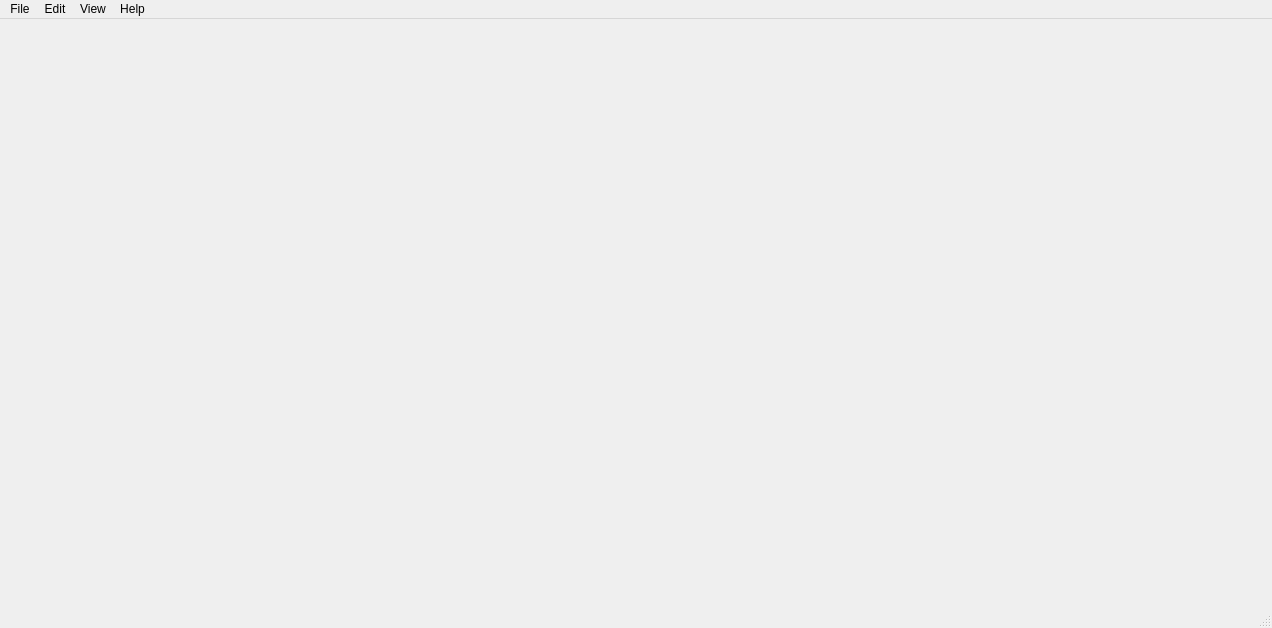
<?xml version="1.0" encoding="UTF-8"?>
<ui version="4.0">
 <class>mainWindow</class>
 <widget class="QMainWindow" name="mainWindow">
  <property name="geometry">
   <rect>
    <x>0</x>
    <y>0</y>
    <width>1272</width>
    <height>628</height>
   </rect>
  </property>
  <property name="windowTitle">
   <string>Stanford Artificial Retina Project | Retina Chip v1.0 Experimental Visualization</string>
  </property>
  <widget class="QWidget" name="centralwidget">
   <layout class="QHBoxLayout" name="horizontalLayout_2">
    <item>
     <layout class="QVBoxLayout" name="verticalLayout" stretch="7,3">
      <item>
       <layout class="QHBoxLayout" name="horizontalLayout_top" stretch="1,1">
        <item>
         <widget class="PlotWidget" name="arrayMap" native="true">
          <widget class="QPushButton" name="modeButton">
           <property name="geometry">
            <rect>
             <x>258</x>
             <y>350</y>
             <width>100</width>
             <height>32</height>
            </rect>
           </property>
           <property name="maximumSize">
            <size>
             <width>100</width>
             <height>32</height>
            </size>
           </property>
           <property name="text">
            <string>Summary</string>
           </property>
          </widget>
         </widget>
        </item>
        <item>
         <layout class="QGridLayout" name="channelTracesGrid"/>
        </item>
       </layout>
      </item>
      <item>
       <layout class="QHBoxLayout" name="horizontalLayout_bottom">
        <item>
         <widget class="PlotWidget" name="miniMap" native="true"/>
        </item>
        <item>
         <layout class="QHBoxLayout" name="horizontalLayout">
          <item>
           <widget class="PlotWidget" name="noiseHistogram" native="true"/>
          </item>
          <item>
           <widget class="PlotWidget" name="spikeRatePlot" native="true"/>
          </item>
         </layout>
        </item>
       </layout>
      </item>
     </layout>
    </item>
   </layout>
  </widget>
  <widget class="QStatusBar" name="statusbar"/>
  <widget class="QMenuBar" name="menubar">
   <property name="geometry">
    <rect>
     <x>0</x>
     <y>0</y>
     <width>1272</width>
     <height>24</height>
    </rect>
   </property>
   <widget class="QMenu" name="menuFile">
    <property name="title">
     <string>File</string>
    </property>
    <addaction name="actionUpdateSession"/>
   </widget>
   <widget class="QMenu" name="menuEdit">
    <property name="title">
     <string>Edit</string>
    </property>
    <addaction name="actionPreferences"/>
    <addaction name="actionAnalysisParameters"/>
   </widget>
   <widget class="QMenu" name="menuView">
    <property name="title">
     <string>View</string>
    </property>
    <addaction name="actionIndividualChannelInfo"/>
    <addaction name="actionListElectrodesInfo"/>
    <addaction name="separator"/>
    <addaction name="actionGUIProfiler"/>
   </widget>
   <widget class="QMenu" name="menuHelp">
    <property name="title">
     <string>Help</string>
    </property>
    <addaction name="actionDocumentation"/>
   </widget>
   <addaction name="menuFile"/>
   <addaction name="menuEdit"/>
   <addaction name="menuView"/>
   <addaction name="menuHelp"/>
  </widget>
  <action name="actionUpdateSession">
   <property name="text">
    <string>New session...</string>
   </property>
  </action>
  <action name="actionLoad_real_time_stream">
   <property name="text">
    <string>Load real-time stream...</string>
   </property>
  </action>
  <action name="action_changeLayout">
   <property name="text">
    <string>Change visualization style...</string>
   </property>
  </action>
  <action name="actionDocumentation">
   <property name="text">
    <string>Documentation</string>
   </property>
  </action>
  <action name="actionParameter_1">
   <property name="text">
    <string>Parameter 1</string>
   </property>
  </action>
  <action name="actionParameter_2">
   <property name="text">
    <string>Parameter 2</string>
   </property>
  </action>
  <action name="actionParameter_3">
   <property name="text">
    <string>Parameter 3</string>
   </property>
  </action>
  <action name="actionPreferences">
   <property name="text">
    <string>Session parameters...</string>
   </property>
  </action>
  <action name="actionAnalysisParameters">
   <property name="text">
    <string>GUI preferences...</string>
   </property>
  </action>
  <action name="actionSave">
   <property name="text">
    <string>Save</string>
   </property>
  </action>
  <action name="actionExport_to">
   <property name="text">
    <string>Export to...</string>
   </property>
  </action>
  <action name="actionParameter_4">
   <property name="text">
    <string>Toggle highlight spikes</string>
   </property>
  </action>
  <action name="actionParameter_5">
   <property name="text">
    <string>Toggle auto axis</string>
   </property>
  </action>
  <action name="actionParameter_6">
   <property name="text">
    <string>Parameter 1</string>
   </property>
  </action>
  <action name="actionParameter_7">
   <property name="text">
    <string>Parameter 2</string>
   </property>
  </action>
  <action name="actionParameter">
   <property name="text">
    <string>Parameter 3</string>
   </property>
  </action>
  <action name="actionParameter_8">
   <property name="text">
    <string>Parameter 1</string>
   </property>
  </action>
  <action name="actionParameter_9">
   <property name="text">
    <string>Parameter 2</string>
   </property>
  </action>
  <action name="actionParameter_10">
   <property name="text">
    <string>Parameter 3</string>
   </property>
  </action>
  <action name="action_tl_arraymap">
   <property name="text">
    <string>Array Map</string>
   </property>
  </action>
  <action name="action_tr_arraymap">
   <property name="text">
    <string>Array Map</string>
   </property>
  </action>
  <action name="action_bl_arraymap">
   <property name="text">
    <string>Array Map</string>
   </property>
  </action>
  <action name="action_br_arraymap_2">
   <property name="text">
    <string>Array Map</string>
   </property>
  </action>
  <action name="action_tl_channels">
   <property name="text">
    <string>Channel Traces</string>
   </property>
  </action>
  <action name="action_bl_channels">
   <property name="text">
    <string>Channel Traces</string>
   </property>
  </action>
  <action name="action_br_channels_2">
   <property name="text">
    <string>Channel Traces</string>
   </property>
  </action>
  <action name="action_tl_spikerate">
   <property name="text">
    <string>Spike Rate Plot</string>
   </property>
  </action>
  <action name="action_tl_electrodeminimap">
   <property name="text">
    <string>Electrode Minimap</string>
   </property>
  </action>
  <action name="action_hierlemann">
   <property name="text">
    <string>Hierlemann</string>
   </property>
  </action>
  <action name="action_modifiedhierlemann">
   <property name="text">
    <string>Modified Hierlemann</string>
   </property>
  </action>
  <action name="action_Highpass">
   <property name="text">
    <string>Highpass</string>
   </property>
  </action>
  <action name="actionSpike_detection">
   <property name="text">
    <string>Spike detection...</string>
   </property>
  </action>
  <action name="action_npz">
   <property name="text">
    <string>Numpy file (.npz)</string>
   </property>
  </action>
  <action name="action_mat">
   <property name="text">
    <string>MATLAB file (.mat)</string>
   </property>
  </action>
  <action name="action_save_npz">
   <property name="text">
    <string>Numpy file (.npz)</string>
   </property>
  </action>
  <action name="action_save_mat">
   <property name="text">
    <string>MATLAB file (.mat)</string>
   </property>
  </action>
  <action name="action_tr_channels">
   <property name="text">
    <string>Channel Traces</string>
   </property>
  </action>
  <action name="action_tr_spikerate">
   <property name="text">
    <string>Spike Rate Plot</string>
   </property>
  </action>
  <action name="action_tr_electrodeminimap">
   <property name="text">
    <string>Electrode Minimap</string>
   </property>
  </action>
  <action name="action_bl_spikerate">
   <property name="text">
    <string>Spike Rate Plot</string>
   </property>
  </action>
  <action name="action_bl_electrodeminimap">
   <property name="text">
    <string>Electrode Minimap</string>
   </property>
  </action>
  <action name="action_br_spikerate_2">
   <property name="text">
    <string>Spike Rate Plot</string>
   </property>
  </action>
  <action name="action_br_electrodeminimap_2">
   <property name="text">
    <string>Electrode Minimap</string>
   </property>
  </action>
  <action name="action_save_csv">
   <property name="text">
    <string>CSV file (.csv)</string>
   </property>
  </action>
  <action name="action_csv">
   <property name="text">
    <string>CSV file (.csv)</string>
   </property>
  </action>
  <action name="actionEntire_window">
   <property name="text">
    <string>Entire window</string>
   </property>
  </action>
  <action name="actionWindow_1">
   <property name="text">
    <string>Window 1</string>
   </property>
  </action>
  <action name="actionWindow_2">
   <property name="text">
    <string>Window 2</string>
   </property>
  </action>
  <action name="actionWindow_3">
   <property name="text">
    <string>Window 3</string>
   </property>
  </action>
  <action name="actionWindow_4">
   <property name="text">
    <string>Window 4</string>
   </property>
  </action>
  <action name="action_tl_tracesearch">
   <property name="text">
    <string>Trace Search</string>
   </property>
  </action>
  <action name="action_tr_tracesearch">
   <property name="text">
    <string>Trace Search</string>
   </property>
  </action>
  <action name="action_bl_tracesearch">
   <property name="text">
    <string>Trace Search</string>
   </property>
  </action>
  <action name="action_br_tracesearch_2">
   <property name="text">
    <string>Trace Search</string>
   </property>
  </action>
  <action name="actionToggle_light_dark_mode">
   <property name="text">
    <string>Toggle light/dark mode</string>
   </property>
  </action>
  <action name="actionToggle_profiling">
   <property name="text">
    <string>Toggle profiling</string>
   </property>
  </action>
  <action name="action_H0Bandpass">
   <property name="text">
    <string>h0 Bandpass</string>
   </property>
  </action>
  <action name="action_Auto">
   <property name="text">
    <string>Auto</string>
   </property>
  </action>
  <action name="action_FastBandpass">
   <property name="text">
    <string>Fast Bandpass</string>
   </property>
  </action>
  <action name="action_FasterBandpass">
   <property name="text">
    <string>Faster Bandpass</string>
   </property>
  </action>
  <action name="action_Litke">
   <property name="text">
    <string>Litke</string>
   </property>
  </action>
  <action name="action_None">
   <property name="text">
    <string>None</string>
   </property>
  </action>
  <action name="actionSpike_threshold">
   <property name="text">
    <string>Spike threshold...</string>
   </property>
  </action>
  <action name="actionTime_window">
   <property name="text">
    <string>Time window...</string>
   </property>
  </action>
  <action name="actionIndividualChannelInfo">
   <property name="text">
    <string>Individual channel info...</string>
   </property>
  </action>
  <action name="actionChannelAmplitudeHistogram">
   <property name="text">
    <string>Channel amplitude histogram...</string>
   </property>
  </action>
  <action name="actionToggleDarkMode">
   <property name="text">
    <string>Toggle dark mode</string>
   </property>
  </action>
  <action name="actionToggleProfiling">
   <property name="text">
    <string>Toggle profiling</string>
   </property>
  </action>
  <action name="actionListElectrodesInfo">
   <property name="text">
    <string>List of electrodes info...</string>
   </property>
  </action>
  <action name="actionGUIProfiler">
   <property name="text">
    <string>GUI Profiler...</string>
   </property>
  </action>
 </widget>
 <customwidgets>
  <customwidget>
   <class>PlotWidget</class>
   <extends>QWidget</extends>
   <header>pyqtgraph</header>
   <container>1</container>
  </customwidget>
 </customwidgets>
 <resources/>
 <connections/>
</ui>
